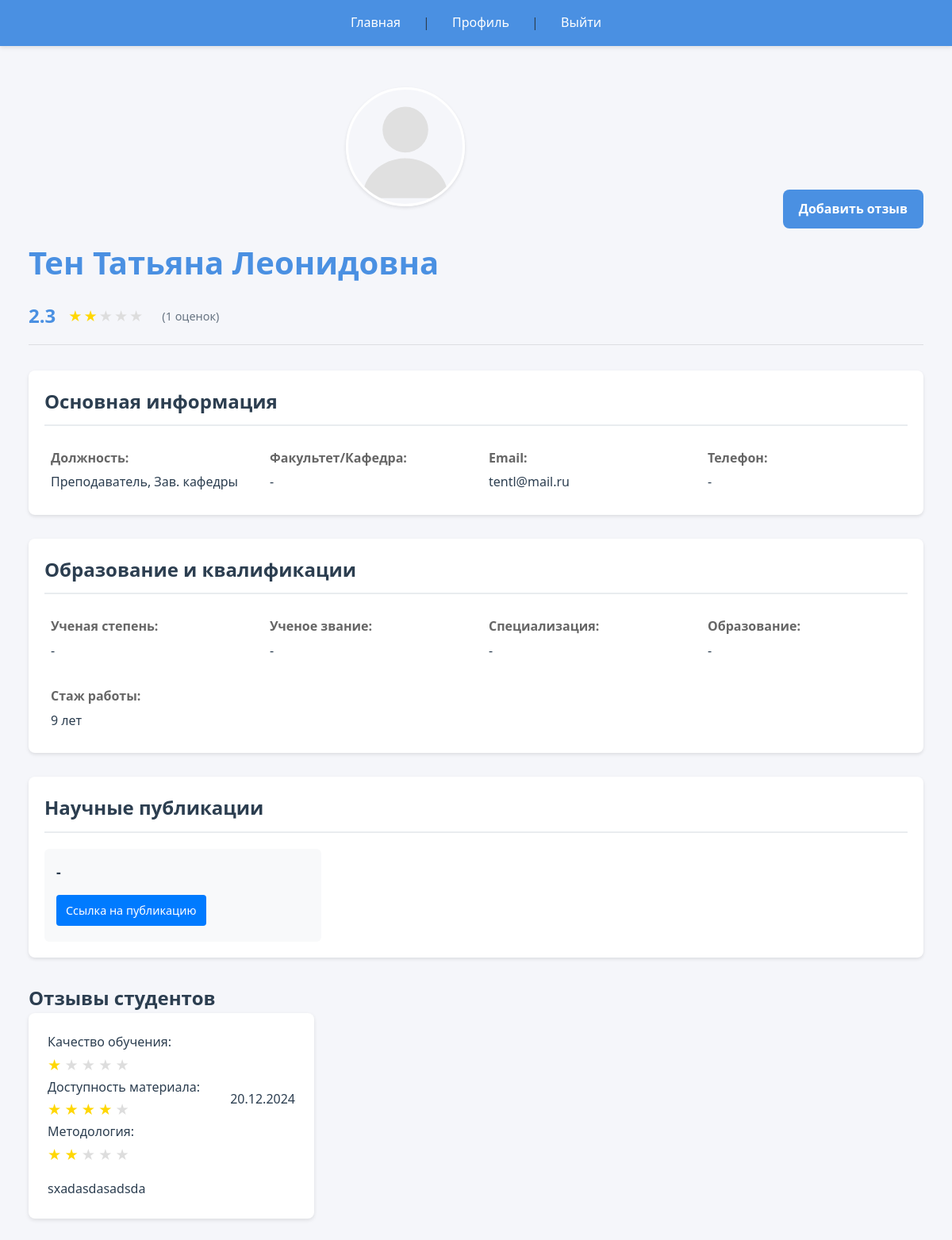
/2/ (signed in), run on the app's committed database.
### teachers/models.py (models this page shows, shortened)
class Teacher(models.Model):
    first_name = models.CharField(max_length=100)
    last_name = models.CharField(max_length=100)
    patronymic = models.CharField(max_length=100, blank=True, null=True)
    department = models.CharField(max_length=100)
    position = models.CharField(max_length=100, default='Преподаватель')
    email = models.EmailField(blank=True, null=True)
    phone_number = models.CharField(max_length=20, blank=True, null=True)
    academic_degree = models.CharField(max_length=100, blank=True, null=True)
    academic_title = models.CharField(max_length=100, blank=True, null=True)
    specialization = models.CharField(max_length=200, blank=True, null=True)
    education = models.TextField(blank=True, null=True)
    experience_years = models.IntegerField(default=0)
    avatar = models.ImageField(upload_to='teacher_avatars/', null=True, blank=True)
    @property
    def avg_rating(self):
        ratings = self.ratings.all()
        if ratings.exists():
            teaching_quality_avg = ratings.aggregate(Avg('teaching_quality'))['teaching_quality__avg'] or 0
            availability_avg = ratings.aggregate(Avg('availability'))['availability__avg'] or 0
            methodology_avg = ratings.aggregate(Avg('methodology'))['methodology__avg'] or 0
            total_ratings = teaching_quality_avg + availability_avg + methodology_avg
            count = sum(1 for x in [teaching_quality_avg, availability_avg, methodology_avg] if x > 0)
            return total_ratings / count if count > 0 else 0
        return 0

class Publication(models.Model):
    title = models.CharField(max_length=300)
    url = models.URLField(blank=True, null=True)
    pdf_file = models.FileField(upload_to='publications/', blank=True, null=True)
    teacher = models.ForeignKey('Teacher', on_delete=models.CASCADE, related_name='publications')

class Rating(models.Model):
    teacher = models.ForeignKey(
        'Teacher',
        related_name='ratings',
        on_delete=models.CASCADE
    )
    user = models.ForeignKey(
        User,  # Связь с пользователем
        on_delete=models.CASCADE
    )
    teaching_quality = models.IntegerField(
        choices=[(1, '1'), (2, '2'), (3, '3'), (4, '4'), (5, '5')],
        help_text="Оценка качества преподавания от 1 до 5"
    )
    availability = models.IntegerField(
        choices=[(1, '1'), (2, '2'), (3, '3'), (4, '4'), (5, '5')],
        help_text="Оценка доступности преподавателя от 1 до 5"
    )
    methodology = models.IntegerField(
        choices=[(1, '1'), (2, '2'), (3, '3'), (4, '4'), (5, '5')],
        help_text="Оценка методологии преподавания от 1 до 5"
    )
    comment = models.TextField(
        blank=True, null=True,
        help_text="Комментарий к оценке (необязательно)"
    )
    created_at = models.DateTimeField(
        auto_now_add=True,
        help_text="Дата и время создания оценки"
    )
    class Meta:
        unique_together = ('teacher', 'user')
        verbose_name = "Рейтинг"
        verbose_name_plural = "Рейтинги"

### teachers/views.py (the view)
# urls.py: path('<int:teacher_id>/', views.teacher_detail, name='teacher_detail'),
@login_required
def teacher_detail(request, teacher_id):
    teacher = get_object_or_404(Teacher, id=teacher_id)
    ratings = teacher.ratings.all().order_by('-created_at')
    avg_rating = teacher.avg_rating
    courses = teacher.courses.all()
    publications = teacher.publications.all()
    thesis_projects = teacher.thesis_projects.all().order_by('-year')
    return render(request, 'teachers/teacher_detail.html', {
        'teacher': teacher,
        'ratings': ratings,
        'avg_rating': avg_rating,  # Передаем avg_rating в шаблон
        'courses': courses,
        'publications': publications,
        'thesis_projects': thesis_projects,
    })

### teachers/templates/teachers/teacher_detail.html (shortened to what this page needs)
{% extends 'base.html' %}
{% load static %}
{% block content %}
<div class="container teacher-detail">
    <div class="teacher-header">
        <div class="teacher-info">
            <div class="teacher-avatar">
                {% if teacher.avatar %}
                    <img src="{{ teacher.avatar.url }}" alt="{{ teacher.first_name }} {{ teacher.last_name }}" class="avatar-img">
                {% else %}
                    <img src="{% static 'images/default-avatar.svg' %}" alt="Default Avatar" class="avatar-img">
                {% endif %}
            </div>
            <div class="teacher-rating-summary">
                <h1 class="teacher-name">
                    {{ teacher.last_name }} {{ teacher.first_name }}
                    {% if teacher.patronymic %}
                        {{ teacher.patronymic }}
                    {% endif %}
                </h1>
                <div class="rating-display">
                    {% if ratings %}
                        <div class="rating-value">
                            <span class="rating-number">{{ avg_rating|floatformat:1 }}</span>
                            <div class="rating-stars">
                                {% with ''|center:5 as range %}
                                    {% for _ in range %}
                                        <span class="star {% if forloop.counter <= avg_rating|floatformat:0|add:'0' %}filled{% endif %}">★</span>
                                    {% endfor %}
                                {% endwith %}
                            </div>
                            <span class="rating-count">({{ ratings.count }} оценок)</span>
                        </div>
                    {% else %}
                        <span class="no-rating-text">Нет оценок</span>
                    {% endif %}
                </div>
            </div>
        </div>
        <div class="teacher-actions">
            <a href="{% url 'add_rating' teacher.id %}" class="btn btn-primary">Добавить отзыв</a>
        </div>
    </div>
    <div class="content-sections">
        <section class="info-section">
            <h2>Основная информация</h2>
            <div class="info-grid">
                <div class="info-item">
                    <strong>Должность:</strong>
                    <span>{{ teacher.position }}</span>
                </div>
                <div class="info-item">
                    <strong>Факультет/Кафедра:</strong>
                    <span>{{ teacher.department }}</span>
                </div>
                {% if teacher.email %}
                <div class="info-item">
                    <strong>Email:</strong>
                    <span>{{ teacher.email }}</span>
                </div>
                {% endif %}
                {% if teacher.phone_number %}
                <div class="info-item">
                    <strong>Телефон:</strong>
                    <span>{{ teacher.phone_number }}</span>
                </div>
                {% endif %}
            </div>
        </section>
        <section class="info-section">
            <h2>Образование и квалификации</h2>
            <div class="info-grid">
                {% if teacher.academic_degree %}
                <div class="info-item">
                    <strong>Ученая степень:</strong>
                    <span>{{ teacher.academic_degree }}</span>
                </div>
                {% endif %}
                {% if teacher.academic_title %}
                <div class="info-item">
                    <strong>Ученое звание:</strong>
                    <span>{{ teacher.academic_title }}</span>
                </div>
                {% endif %}
                {% if teacher.specialization %}
                <div class="info-item">
                    <strong>Специализация:</strong>
                    <span>{{ teacher.specialization }}</span>
                </div>
                {% endif %}
                {% if teacher.education %}
                <div class="info-item">
                    <strong>Образование:</strong>
                    <span>{{ teacher.education }}</span>
                </div>
                {% endif %}
                {% if teacher.experience_years %}
                <div class="info-item">
                    <strong>Стаж работы:</strong>
                    <span>{{ teacher.experience_years }} лет</span>
                </div>
                {% endif %}
            </div>
        </section>
        <section class="publications-section info-section">
            <h2>Научные публикации</h2>
            {% if teacher.publications.all %}
                <div class="publications-grid">
                    {% for publication in teacher.publications.all %}
                        <div class="publication-item">
                            <h3 class="publication-title">{{ publication.title }}</h3>
                            {% if publication.url %}
                                <a href="{{ publication.url }}" class="publication-link" target="_blank">Ссылка на публикацию</a>
                            {% endif %}
                        </div>
                    {% endfor %}
                </div>
            {% else %}
                <p class="no-publications">Нет доступных публикаций</p>
            {% endif %}
        </section>
        <section class="ratings-section">
            <h2>Отзывы студентов</h2>
            {% if ratings %}
                <div class="ratings-grid">
                    {% for rating in ratings %}
                        <div class="rating-card">
                            <div class="rating-header">
                                <div class="rating-metrics">
                                    <div class="metric">
                                        <span class="metric-label">Качество обучения:</span>
                                        <div class="stars">
                                            {% with ''|center:5 as range %}
                                                {% for _ in range %}
                                                    <span class="star {% if forloop.counter <= rating.teaching_quality %}filled{% endif %}">★</span>
                                                {% endfor %}
                                            {% endwith %}
                                        </div>
                                    </div>
                                    <div class="metric">
                                        <span class="metric-label">Доступность материала:</span>
                                        <div class="stars">
                                            {% with ''|center:5 as range %}
                                                {% for _ in range %}
                                                    <span class="star {% if forloop.counter <= rating.availability %}filled{% endif %}">★</span>
                                                {% endfor %}
                                            {% endwith %}
                                        </div>
                                    </div>
                                    <div class="metric">
                                        <span class="metric-label">Методология:</span>
                                        <div class="stars">
                                            {% with ''|center:5 as range %}
                                                {% for _ in range %}
                                                    <span class="star {% if forloop.counter <= rating.methodology %}filled{% endif %}">★</span>
                                                {% endfor %}
                                            {% endwith %}
                                        </div>
                                    </div>
                                </div>
                                <div class="rating-date">
                                    {{ rating.created_at|date:"d.m.Y" }}
                                </div>
                            </div>
                            {% if rating.comment %}
                                <div class="rating-comment">
                                    {{ rating.comment }}
                                </div>
                            {% endif %}
                        </div>
                    {% endfor %}
                </div>
            {% else %}
                <p class="no-ratings">Нет отзывов</p>
            {% endif %}
        </section>
    </div>
</div>
{% endblock %}

### teachers/static/styles.css (style rules this page uses)
:root { --primary-color: #4a90e2; --secondary-color: #2c3e50; --background-color: #f5f6fa; --text-color: #2c3e50; --border-color: #dcdde1; --success-color: #27ae60; --error-color: #e74c3c; }
* { margin: 0; padding: 0; box-sizing: border-box; }
body { font-family: 'Segoe UI', Tahoma, Geneva, Verdana, sans-serif; line-height: 1.6; background-color: var(--background-color); color: var(--text-color); }
.btn { display: inline-block; padding: 0.75rem 1.5rem; background-color: var(--primary-color); color: white; border: none; border-radius: 4px; cursor: pointer; font-size: 1rem; transition: background-color 0.3s; text-align: center; width: 100%; }
.container { max-width: 1200px; margin: 0 auto; padding: 2rem 1rem; }
.teacher-info { display: flex; flex-direction: column; gap: 1rem; }
.teacher-name { margin: 0; font-size: 1.25rem; }
.rating-value { display: flex; align-items: center; gap: 1rem; }
.rating-number { font-size: 1.5rem; font-weight: bold; color: var(--primary-color); }
.rating-stars { display: flex; gap: 2px; }
.star { color: #ddd; font-size: 1.2rem; }
.star.filled { color: #ffd700; }
.teacher-detail { max-width: 1000px; margin: 0 auto; padding: 2rem 1rem; }
.teacher-header { display: flex; justify-content: space-between; align-items: center; margin-bottom: 2rem; padding-bottom: 1rem; border-bottom: 1px solid var(--border-color); }
.teacher-info { flex: 1; }
.teacher-name { margin: 0 0 0.5rem 0; color: var(--secondary-color); font-size: 2.5rem; }
.teacher-actions { display: flex; gap: 1rem; }
.btn-primary { padding: 0.75rem 1.5rem; background-color: var(--primary-color); color: white; text-decoration: none; border-radius: 4px; transition: background-color 0.3s; }
.ratings-section { margin-top: 2rem; }
.ratings-grid { display: grid; grid-template-columns: repeat(auto-fill, minmax(300px, 1fr)); gap: 1.5rem; }
.rating-card { background-color: white; border-radius: 8px; padding: 1.5rem; box-shadow: 0 2px 5px rgba(0, 0, 0, 0.1); transition: transform 0.3s, box-shadow 0.3s; }
.rating-header { display: flex; justify-content: space-between; align-items: center; margin-bottom: 1rem; }
.rating-comment { color: var(--secondary-color); line-height: 1.6; }
.content-sections { margin-top: 2rem; }
.info-section { background: white; border-radius: 8px; padding: 1.5rem; margin-bottom: 1.5rem; box-shadow: 0 2px 4px rgba(0,0,0,0.1); }
.info-section h2 { color: #333; margin-bottom: 1.2rem; font-size: 1.5rem; border-bottom: 2px solid #f0f0f0; padding-bottom: 0.5rem; }
.info-grid { display: grid; grid-template-columns: repeat(auto-fit, minmax(250px, 1fr)); gap: 1rem; }
.info-item { padding: 0.5rem; }
.info-item strong { display: block; color: #666; margin-bottom: 0.3rem; }
.teacher-rating-summary { flex: 1; }
.rating-display { margin-top: 1rem; }
.teacher-name { color: var(--primary-color); }
.btn-primary, .btn-secondary { padding: 0.75rem 1.5rem; border-radius: 4px; text-decoration: none; text-align: center; font-size: 1rem; transition: background-color 0.3s, color 0.3s; flex: 1; }
.btn-primary { background-color: var(--primary-color); color: white; }
.teacher-avatar { margin-bottom: 1rem; text-align: center; }
.avatar-img { width: 150px; height: 150px; border-radius: 50%; object-fit: cover; border: 3px solid #fff; box-shadow: 0 2px 4px rgba(0,0,0,0.1); }
.btn { display: inline-flex; align-items: center; justify-content: center; gap: 10px; padding: 0.75rem 1.25rem; border-radius: 8px; text-decoration: none; transition: all 0.3s ease; font-weight: 600; }
.btn-primary { background-color: var(--primary-color); color: white; border: none; }
.rating-count { color: var(--secondary-color); font-size: 0.9rem; margin-left: 0.5rem; opacity: 0.7; }

### data on the page
Teacher: last_name "Тен", first_name "Татьяна", patronymic "Леонидовна", position "Преподаватель, Зав. кафедры", department "-", email "tentl@mail.ru", phone_number "-", academic_degree "-", academic_title "-", specialization "-", education "-", experience_years "9"
Publication: title "-"
Rating: created_at "20.12.2024", comment "sxadasdasadsda"

### other printed values
{{ avg_rating|floatformat:1 }} "2.3"
{{ ratings.count }} "1"
